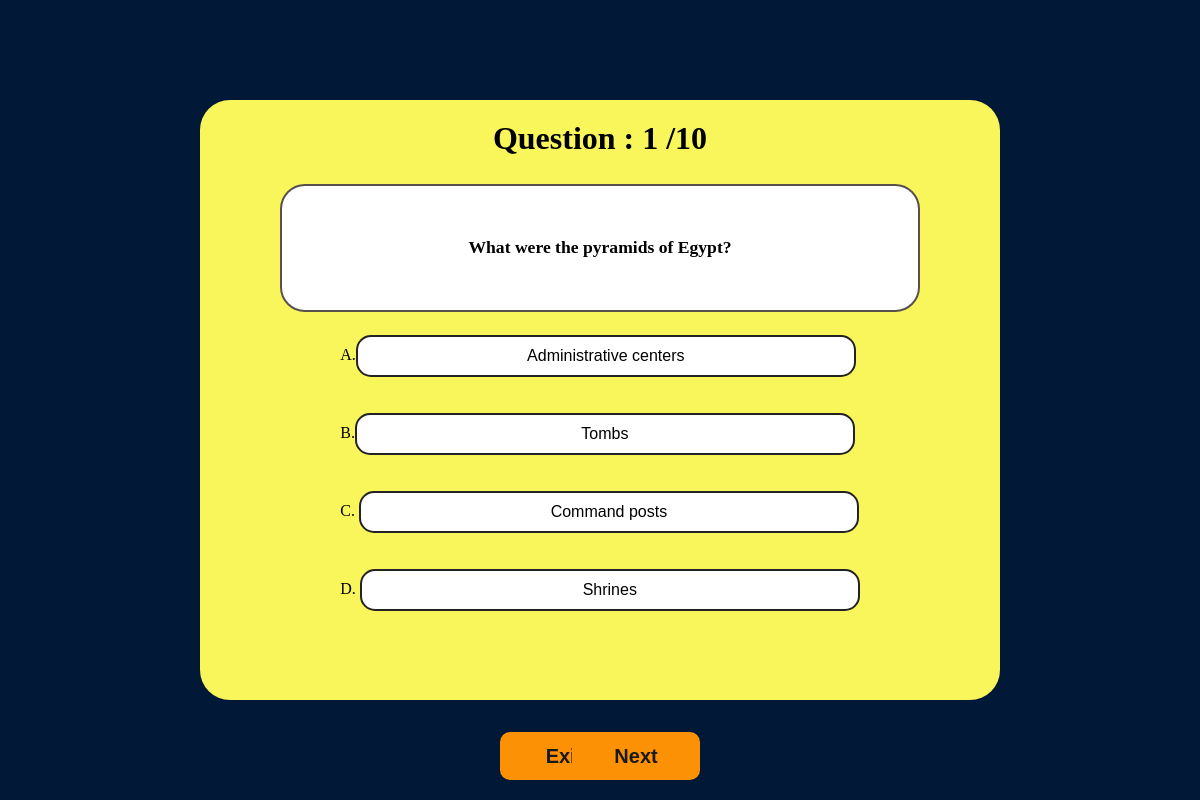
Screenshot of /quiz_screen.php?category=3 with the database file from the repository.
### tables this page shows
CREATE TABLE `questions1` (
  `ques_id` int(11) NOT NULL,
  `category_id` int(11) NOT NULL,
  `question` varchar(150) NOT NULL,
  `option1` varchar(150) NOT NULL,
  `option2` varchar(150) NOT NULL,
  `option3` varchar(150) NOT NULL,
  `option4` varchar(150) NOT NULL,
  `correct_option` varchar(150) NOT NULL
);

### quiz_screen.php (the view, shortened to what this page needs)
<html>
<?php
	include_once 'connect.php';
    $fetchqry1 = " SELECT * FROM `questions1` WHERE ques_id =".$_SESSION['current_id']." AND category_id= ".$_SESSION['catg']."; ";
	$result1=mysqli_query($con,$fetchqry1);
	$row1 = mysqli_fetch_array($result1,MYSQLI_ASSOC);
?>
<head>
<link rel="stylesheet" href="quizscreen_style.css"></link>
</head>
<body>
<main>
 <div class="main_div">
<div class="quiz_header">
<h1 id="question-number"> Question : <?php echo $_SESSION['current_id']; ?> /10</h1>
</div>
<div class="questions">
<h1>
<?php echo @$row1['question']; ?>
</h1>
</div>
<form action="quiz_screen.php" method="post">
<div class="radio-toolbar">
    A.<label for="option1" name="user_ans"  value="<?php echo $row1['option1']; ?>">
    <?php echo $row1['option1']; ?>
    </label>
    <br><br><br>
    B.<label for="option2" name="user_ans"  value="<?php echo $row1['option2']; ?>"><?php echo $row1['option2']; ?></label>
    <br><br><br>
    C.<input type="radio" id="option3" name="radioOption"  value="<?php echo $row1['option3']; ?>">
    <label for="option3" name="user_ans" value="<?php echo $row1['option3']; ?>"><?php echo $row1['option3']; ?></label>
    <br><br><br>
    D.<input type="radio" id="option4" name="radioOption" value="<?php echo $row1['option4']; ?>">
    <label for="option4" name="user_ans"  value="<?php echo $row1['option4']; ?>"><?php echo $row1['option4']; ?></label>
    <br><br><br><br><br>
</div>
<div class="exit_btn">
<a href="category.php"><button type="button">Exit</button></a>
</div>
<div class="next_btn">
<input type="submit" name="submit" value="Next" class="action">
</div>
</form>
</div>
</main>
</body>
</html>

### quizscreen_style.css (style rules this page uses)
* { margin: 0; padding: 0; box-sizing: border-box; }
html, body { height: 100%; }
body { font-family: 'Montserrat', serif; }
main { width: 100%; min-height: 100vh; display: flex; flex-direction: column; justify-content: center; align-items: center; background-color: #011936FF; background-repeat: no-repeat; background-size: cover; background-position: center; }
.main_div { width: 800px; height: 600px; background-color: rgb(249, 246, 92); display: flex; flex-direction: column; align-items: center; justify-content: space-around; border-radius: 30px; }
.quiz_header { width: 80%; height: 4rem; display: flex; justify-content: space-around; align-items: center; }
.questions { width: 80%; height: 8rem; display: flex; align-items: center; justify-content: center; border: 2px solid rgb(90, 79, 79); border-radius: 25px; background-color: white; }
.questions h1 { font-size: 1.1rem; text-align: center; padding: 3px; }
.radio-toolbar { margin: 10px; }
.radio-toolbar label { display: inline-block; width: 500px; background-color: white; padding: 10px 20px; font-family: sans-serif, Arial; font-size: 16px; border: 2px solid rgb(36, 34, 34); border-radius: 15px; text-align: center; vertical-align: middle; }
.exit_btn { cursor: pointer; width: 8rem; height: 3rem; display: flex; justify-content: center; position: absolute; bottom: 20px; left: 500; }
.exit_btn button { cursor: pointer; width: 8rem; height: 3rem; border-radius: 10px; background: rgb(252, 145, 6); color: rgb(25, 25, 25); font-weight: 600; border:none; outline: none; font-size: 20px; }
.next_btn { width: 8rem; height: 3rem; display: flex; justify-content: center; position: absolute; bottom: 20px; right: 500; }
input[type=submit] { cursor: pointer; width: 8rem; height: 3rem; border-radius: 10px; background: rgb(252, 145, 6); color: rgb(25, 25, 25); font-weight: 600; border:none; cursor: pointer; outline: none; font-size: 20px; }

### rows the page displays
questions1: question "What were the pyramids of Egypt?", option1 "Administrative centers", option2 "Tombs", option3 "Command posts", option4 "Shrines"

### other values shown
$_SESSION['current_id'] "1"
